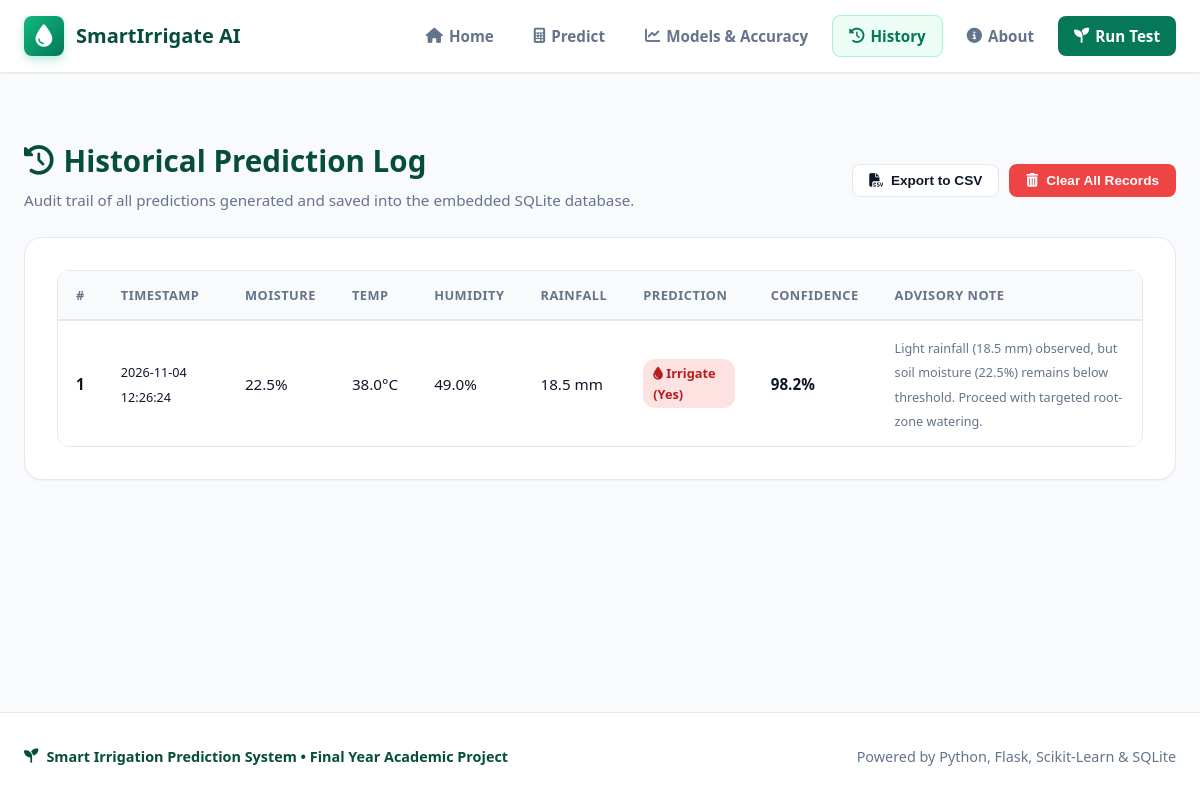
The app's page /history with its own data.
### tables this page shows
CREATE TABLE predictions (
            id INTEGER PRIMARY KEY AUTOINCREMENT,
            timestamp TEXT NOT NULL,
            soil_moisture REAL NOT NULL,
            temperature REAL NOT NULL,
            humidity REAL NOT NULL,
            rainfall REAL NOT NULL,
            prediction INTEGER NOT NULL,
            prediction_label TEXT NOT NULL,
            confidence REAL NOT NULL,
            guidance TEXT NOT NULL
        );

### app.py (the view)
@app.route('/history')
def history():
    records = []
    try:
        conn = sqlite3.connect(DB_PATH)
        cursor = conn.cursor()
        cursor.execute('''
            SELECT id, timestamp, soil_moisture, temperature, humidity, rainfall,
                   prediction, prediction_label, confidence, guidance
            FROM predictions ORDER BY id DESC
        ''')
        records = cursor.fetchall()
        conn.close()
    except Exception as e:
        flash(f"Could not load history: {e}", "danger")
    return render_template('history.html', records=records)

### templates/history.html (shortened to what this page needs)
{% extends "base.html" %}
{% block content %}
<div class="card-header" style="border: none; padding-bottom: 0;">
  <div>
    <h1 class="card-title" style="font-size: 1.85rem;">
      <i class="fa-solid fa-clock-rotate-left"></i> Historical Prediction Log
    </h1>
    <p class="card-subtitle">
      Audit trail of all predictions generated and saved into the embedded SQLite database.
    </p>
  </div>
  {% if records %}
  <div style="display: flex; gap: 10px; margin-top: 12px; flex-wrap: wrap;">
    <button type="button" id="exportHistoryBtn" class="btn btn-outline-dark" style="padding: 8px 16px; font-size: 0.85rem;">
      <i class="fa-solid fa-file-csv text-primary"></i> Export to CSV
    </button>
    <form method="POST" action="{{ url_for('clear_history') }}" onsubmit="return confirm('Are you sure you want to permanently clear the prediction history log?');">
      <button type="submit" class="btn btn-danger" style="padding: 8px 16px; font-size: 0.85rem;">
        <i class="fa-solid fa-trash-can"></i> Clear All Records
      </button>
    </form>
  </div>
  {% endif %}
</div>
<section class="card" style="margin-top: 24px;">
  {% if records %}
  <div class="table-responsive">
    <table class="data-table" id="historyTable">
      <thead>
        <tr>
          <th>#</th>
          <th>Timestamp</th>
          <th>Moisture</th>
          <th>Temp</th>
          <th>Humidity</th>
          <th>Rainfall</th>
          <th>Prediction</th>
          <th>Confidence</th>
          <th>Advisory Note</th>
        </tr>
      </thead>
      <tbody>
        {% for row in records %}
        <tr>
          <td><strong>{{ row[0] }}</strong></td>
          <td><small>{{ row[1] }}</small></td>
          <td>{{ row[2] }}%</td>
          <td>{{ row[3] }}°C</td>
          <td>{{ row[4] }}%</td>
          <td>{{ row[5] }} mm</td>
          <td>
            {% if row[6] == 1 %}
              <span class="badge-tag badge-yes"><i class="fa-solid fa-droplet"></i> Irrigate (Yes)</span>
            {% else %}
              <span class="badge-tag badge-no"><i class="fa-solid fa-check"></i> No Need</span>
            {% endif %}
          </td>
          <td><strong>{{ row[8] }}%</strong></td>
          <td><small style="color: var(--text-muted);">{{ row[9] }}</small></td>
        </tr>
        {% endfor %}
      </tbody>
    </table>
  </div>
  {% endif %}
</section>
{% endblock %}

### templates/base.html (shortened to what this page needs)
<!DOCTYPE html>
<html lang="en">
<head>
  <link rel="stylesheet" href="https://cdnjs.cloudflare.com/ajax/libs/font-awesome/6.4.0/css/all.min.css">
  <link rel="stylesheet" href="{{ url_for('static', filename='css/style.css') }}">
</head>
<body>
  <header class="navbar">
    <div class="container navbar-container">
      <a href="{{ url_for('home') }}" class="nav-brand">
        <div class="nav-brand-icon">
          <i class="fa-solid fa-droplet"></i>
        </div>
        <span>SmartIrrigate AI</span>
      </a>
      <ul class="nav-menu" id="navMenu">
        <li>
          <a href="{{ url_for('home') }}" class="nav-link {% if request.endpoint == 'home' %}active{% endif %}">
            <i class="fa-solid fa-house"></i> Home
          </a>
        </li>
        <li>
          <a href="{{ url_for('predict') }}" class="nav-link {% if request.endpoint == 'predict' %}active{% endif %}">
            <i class="fa-solid fa-calculator"></i> Predict
          </a>
        </li>
        <li>
          <a href="{{ url_for('models_view') }}" class="nav-link {% if request.endpoint == 'models_view' %}active{% endif %}">
            <i class="fa-solid fa-chart-line"></i> Models & Accuracy
          </a>
        </li>
        <li>
          <a href="{{ url_for('history') }}" class="nav-link {% if request.endpoint == 'history' %}active{% endif %}">
            <i class="fa-solid fa-clock-rotate-left"></i> History
          </a>
        </li>
        <li>
          <a href="{{ url_for('about') }}" class="nav-link {% if request.endpoint == 'about' %}active{% endif %}">
            <i class="fa-solid fa-circle-info"></i> About
          </a>
        </li>
        <li>
          <a href="{{ url_for('predict') }}" class="nav-link nav-cta">
            <i class="fa-solid fa-seedling"></i> Run Test
          </a>
        </li>
      </ul>
    </div>
  </header>
  <main class="main-content">
    <div class="container">
      {% block content %}{% endblock %}
    </div>
  </main>
  <footer class="footer">
    <div class="container footer-content">
      <div class="footer-left">
        <i class="fa-solid fa-seedling text-primary"></i>
        <span>Smart Irrigation Prediction System &bull; Final Year Academic Project</span>
      </div>
      <div class="footer-right">
        <span>Powered by Python, Flask, Scikit-Learn & SQLite</span>
      </div>
    </div>
  </footer>
</body>
</html>

### records on screen
predictions: id "1", timestamp "2026-11-04 12:26:24", soil_moisture "22.5", temperature "38.0", humidity "49.0", rainfall "18.5", prediction 1 (drawn), confidence "98.2", guidance "Light rainfall (18.5 mm) observed, but soil moisture (22.5%) remains below threshold. Proceed with targeted root-zone watering."
